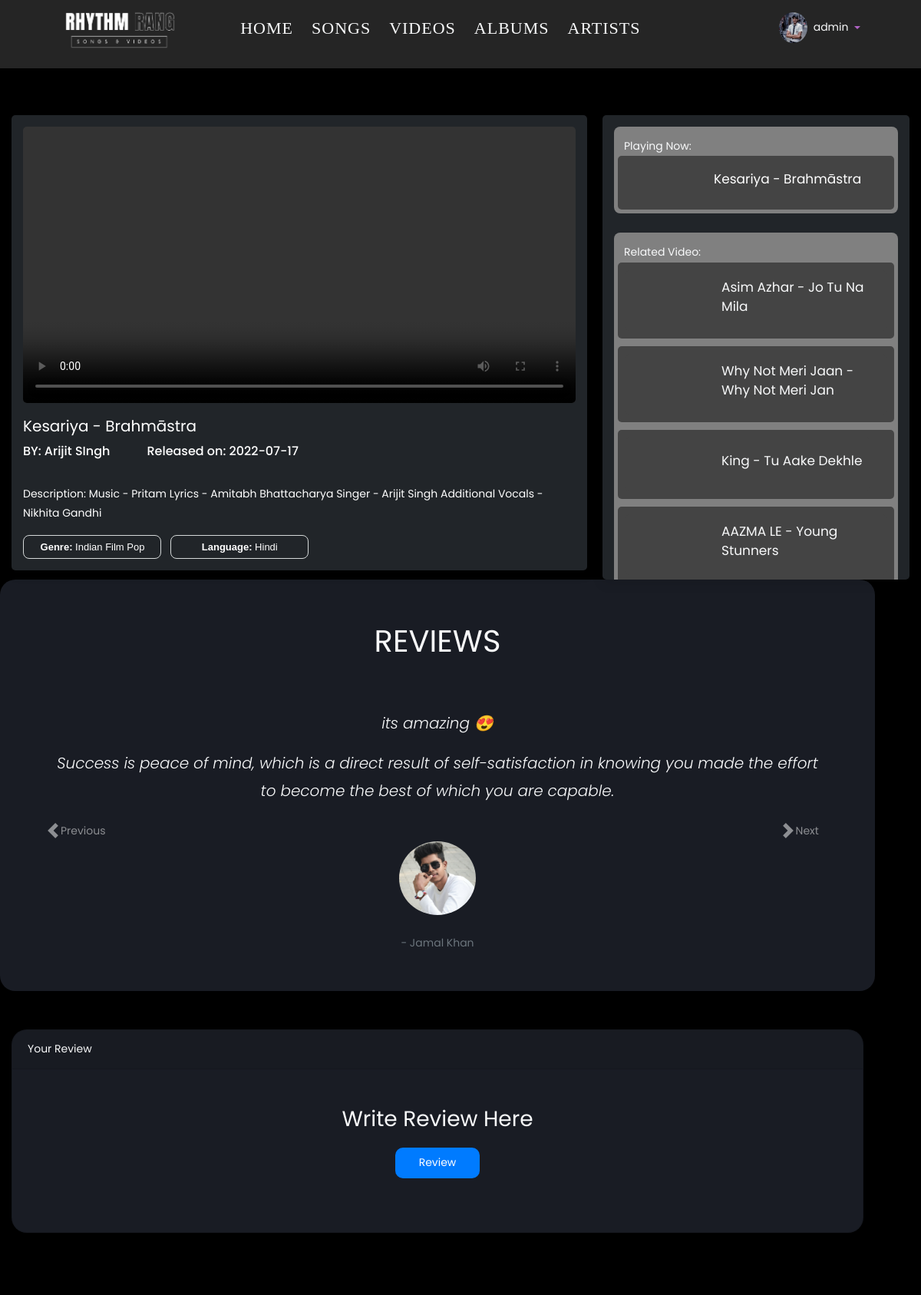
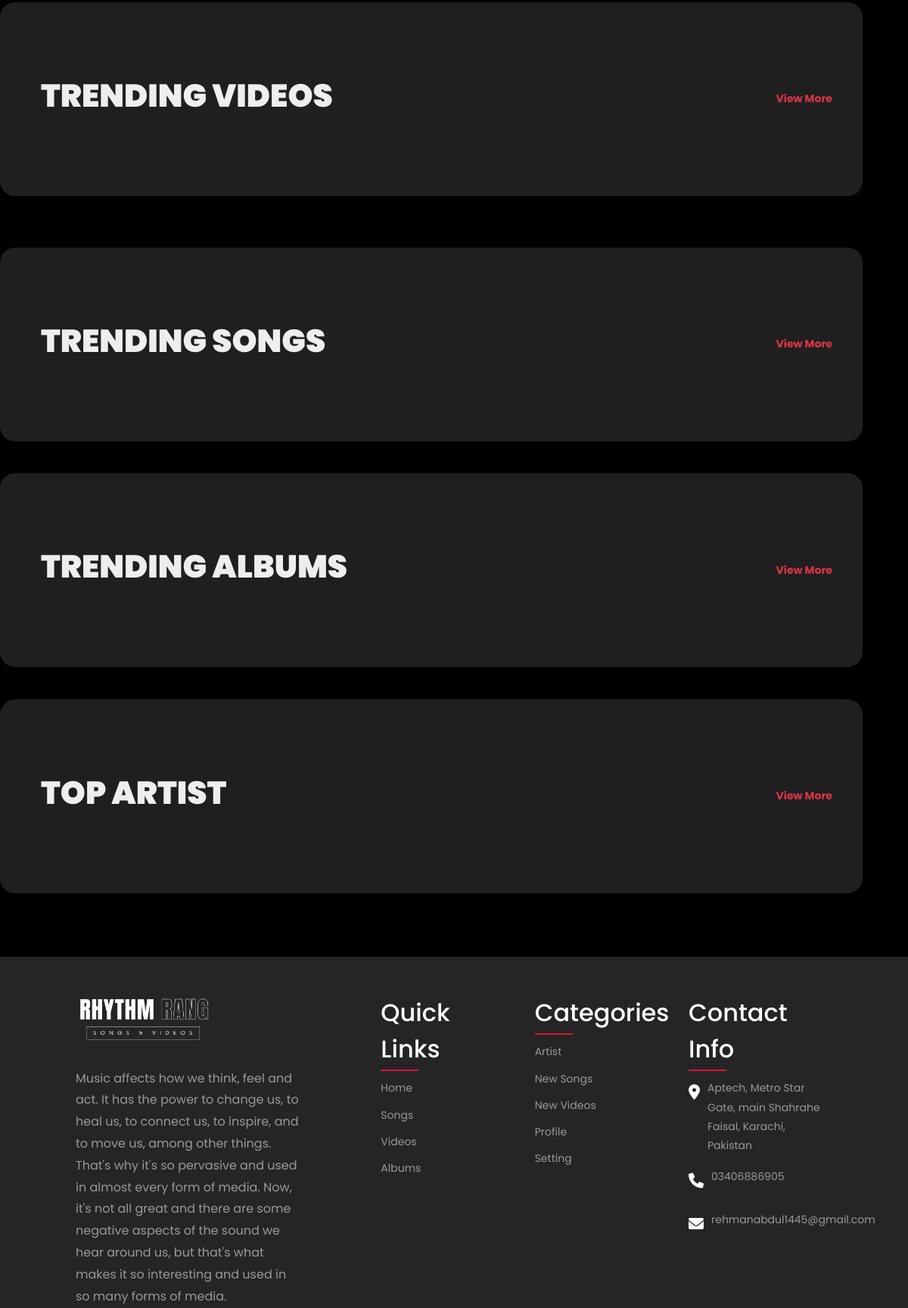
The app's page /user/playvideo.php?id=27 (signed in, upper part) with its own data (2 pictures, top to bottom).
### tables this page shows
CREATE TABLE `video` (
  `id` int(11) NOT NULL,
  `image` varchar(250) NOT NULL,
  `video` varchar(250) NOT NULL,
  `title` varchar(250) NOT NULL,
  `description` varchar(1000) NOT NULL,
  `date` text NOT NULL,
  `artist` varchar(250) NOT NULL,
  `genre` varchar(250) NOT NULL,
  `language` varchar(250) NOT NULL
);

### user/playvideo.php (the view, shortened to what this page needs)
<?php
include "header-footer/header.php";
include "../admin2/pages/config.php";
$select_6 = "SELECT * FROM video ORDER BY RAND(time_to_sec(current_time()) / 10) LIMIT 12";
$select_run_6 = mysqli_query($conn, $select_6);
if (isset($_GET["id"])) {
    $idget = $_GET["id"];
    $select = "SELECT * FROM `video` WHERE `id` = $idget";
    $select_run = mysqli_query($conn, $select);
    if ($select_run) {
        while ($row = mysqli_fetch_assoc($select_run)){
            $title = $row["title"];
        }
    } else {
        echo "Error";
    }
} else {
echo "";
}
?>
<link rel="stylesheet" href="css/css/owl.carousel.min.css">
<link rel="stylesheet" href="css/css/owl.theme.default.min.css">
<link rel="stylesheet" href="css/css/style.css">
<link rel="stylesheet" href="css/textanimation.css">
    <link
      rel="stylesheet"
      href="https://cdn.jsdelivr.net/npm/bootstrap-icons@1.9.1/font/bootstrap-icons.css"
    />
<link rel="stylesheet" href="css/video.css">
<div class="containeeer container" style="margin-top: 150px;">
<?php
if (isset($_GET["id"])) {
    $idget = $_GET["id"];
    $select = "SELECT * FROM `video` WHERE `id` = $idget";
    $select_run = mysqli_query($conn, $select);
    if ($select_run) {
        while ($row = mysqli_fetch_assoc($select_run)){
            $video = $row["video"];
            $title = $row["title"];
            $artist = $row["artist"];
            $genre = $row["genre"];
            $language = $row["language"];
            $date = $row["date"];
            $description = $row["description"];
        }
    } else {
        echo "Error";
    }
?>
   <div class="main-video-container">
      <video src="../admin2/pages/videofile/<?php echo $video ?>" loop controls class="main-video"></video>
      <h3 class="main-vid-title"><?php echo $title ?></h3>
      <div style="display: flex;">
      <h6>BY: <?php echo $artist ?></h6>
      <h6 class="ml-5">Released on: <?php echo $date ?></h6>
      </div><br>
      <p>Description: <?php echo $description ?></p>
      <button class="button-13 mr-2" disabled role="button"><b>Genre: </b> <?php echo $genre ?></button>
        <button class="button-13 mr-2" disabled role="button"><b>Language: </b> <?php echo $language ?></button>
   </div>
<?php
} else {
echo "";
} ?>
   <div class="video-list-container">
<?php
if (isset($_GET["id"])) {
    $idget = $_GET["id"];
    $select = "SELECT * FROM `video` WHERE `id` = $idget";
    $select_run = mysqli_query($conn, $select);
    if ($select_run) {
        while ($row = mysqli_fetch_assoc($select_run)){
            $video = $row["video"];
            $title = $row["title"];
        }
    } else {
        echo "Error";
    }
?>
   <div style="background-color: grey; border-radius: 8px; padding: 5px;">
      <p class="text-light mt-2 ml-2 mb-0">Playing Now:</p>
      <div class="list active">
         <video src="../admin2/pages/videofile/<?php echo $video ?>" class="list-video"></video>
         <h3 class="list-title"><?php echo $title ?></h3>
      </div>
   </div>
<br>
<?php
} else {
echo "";
} ?>
  <div style="background-color: grey; border-radius: 8px; padding: 5px;">
      <p class="text-light mt-2 ml-2 mb-0">Related Video:</p>
         <?php $i = 1;
            while ($row = mysqli_fetch_assoc($select_run_6)) { ?>
      <div class="list">
         <a href="playvideo.php?id=<?php echo $row["id"] ?>" class="list">
         <video src="../admin2/pages/videofile/<?php echo $row["video"] ?>" class="list-video"></video>
         <h3 class="list-title text-light"><?php echo $row["title"] ?></h3>
      </a>
      </div>
           <?php $i++;
           } ?>
 </div>
   </div>
</div>
<section style="background-color: #191c24; border-radius: 20px;" class="container">
                                    <div class="row text-center">
                                        <div class="col-md-12"><br><br>
                                          <h1 class="text-light">REVIEWS</h1><br><br>
                                        <div id="carouselBasicExample" class="carousel slide carousel-dark" data-mdb-ride="carousel">
                                            <div class="carousel-inner">
                                            <div class="carousel-item active">
                                                <p class="lead font-italic mx-4 mx-md-5 text-light">
                                                    its amazing 😍
                                                </p>
                                                <p class="lead font-italic mx-4 mx-md-5 text-light">
                                                Success is peace of mind, which is a direct result of self-satisfaction in knowing you made the effort to become the best of which you are capable.
                                                </p>
                                                <div class="mt-5 mb-4">
                                                <img src="../user/images/random.jpg"
                                                    class="rounded-circle img-fluid shadow-1-strong" alt="smaple image" width="100"
                                                    height="100" />
                                                </div>
                                                <p class="text-muted mb-0 text-light">- Jamal Khan</p>
                                            </div>
                                            <button class="carousel-control-prev" style="background-color: transparent; border: none;" type="button" data-mdb-target="#carouselBasicExample"
                                            data-mdb-slide="prev">
                                            <span class="carousel-control-prev-icon" aria-hidden="true"></span>
                                            <span class="visually-hidden">Previous</span>
                                            </button>
                                            <button class="carousel-control-next" style="background-color: transparent; border: none;" type="button" data-mdb-target="#carouselBasicExample"
                                            data-mdb-slide="next">
                                            <span class="carousel-control-next-icon" aria-hidden="true"></span>
                                            <span class="visually-hidden">Next</span>
                                            </button>
                                        </div><br><br>
                                        </div>
                                        </div>
                                        </section>
<br><br>
<div class="container" >
    	<div class="card" style="background-color: #191c24; border-radius: 20px;">
    		<div class="card-header text-light">Your Review</div>
    		<div class="card-body">
          <div style="display: flex; justify-content: center; align-items: center;">
        <div class="col-sm-4 text-center" >
    					<h3 class="mt-4 mb-3 text-light">Write Review Here</h3>
              <button type="button" style="background-color: #007bff; color: white; border: none; border-radius: 10px; width: 110px; height: 40px;" data-mdb-toggle="modal" data-mdb-target="#exampleModal">Review</button>
          </div><br><br>
            </div><br><br>
    		</div>
    	</div>
    </div>
<br><br><br><br>
<section class="ftco-section">
			<div class="container" style="background-color: #1f1f1f; padding: 40px; border-radius: 20px;">
            <div class="iq-card">
            <div class="iq-card-header d-flex justify-content-between">
            <div class="iq-header-title">
                <div id="wrapper">
                  <div id="container">
                      <h1 class="title-textt">TRENDING VIDEOS</h1>
                  </div>
              </div>
                <br>
            </div>
            <div class="d-flex align-items-center iq-view">
                <b><a href="videos.php" class="mb-0 text-danger">View More</a></b>
            </div>
            </div>
			</div>
		</section>
<br><br><br><br>
<section class="ftco-section">
			<div class="container" style="background-color: #1f1f1f; padding: 40px; border-radius: 20px;">
            <div class="iq-card">
            <div class="iq-card-header d-flex justify-content-between">
            <div class="iq-header-title">
                <div id="wrapper">
                  <div id="container">
                      <h1 class="title-textt">TRENDING SONGS</h1>
                  </div>
              </div>
                <br>
            </div>
            <div class="d-flex align-items-center iq-view">
                <b><a href="songs.php" class="mb-0 text-danger">View More</a></b>
            </div>
            </div>
			</div>
		</section>
<br><br><br>
<section class="ftco-section">
			<div class="container" style="background-color: #1f1f1f; padding: 40px; border-radius: 20px;">
            <div class="iq-card">
            <div class="iq-card-header d-flex justify-content-between">
            <div class="iq-header-title">
                <div id="wrapper">
                  <div id="container">
                      <h1 class="title-textt">TRENDING ALBUMS</h1>
                  </div>
              </div>
                <br>
            </div>
            <div class="d-flex align-items-center iq-view">
                <b><a href="album.php" class="mb-0 text-danger">View More</a></b>
            </div>
            </div>
			</div>
		</section>
<br><br><br>
<section class="ftco-section">
			<div class="container" style="background-color: #1f1f1f; padding: 40px; border-radius: 20px;">
            <div class="iq-card">
            <div class="iq-card-header d-flex justify-content-between">
            <div class="iq-header-title">
                <div id="wrapper">
                  <div id="container">
                      <h1 class="title-textt">TOP ARTIST</h1>
                  </div>
              </div>
                <br><br><br>
            </div>
            <div class="d-flex align-items-center iq-view">
                <b><a href="artist.php" class="mb-0 text-danger">View More</a></b>
            </div>
            </div>
			</div>
		</section>
<br><br><br><br>
<?php
include "header-footer/footer.php";
?>

### user/css/textanimation.css (style rules this page uses)
#wrapper { margin-left: auto; margin-right: auto; max-width: 80em; }
#container { display: flex; flex-direction: column; float: left; justify-content: center; min-height: 22vh; padding: 1em; width: 100%; }
.title-textt { animation: text-shadow 1.5s ease-in-out infinite; font-size: 3em; font-weight: 900; line-height: 1; color: #eee; }

### user/css/video.css (style rules this page uses)
.containeeer { max-width: 1200px; margin:100px auto; display: flex; flex-wrap: wrap; align-items: flex-start; gap:20px; }
.containeeer .main-video-container { flex:1 1 700px; border-radius: 5px; box-shadow: 0 5px 15px rgba(0,0,0,.1); background-color: #212529; color: #fff; padding:15px; }
.containeeer .main-video-container .main-video { margin-bottom: 7px; border-radius: 5px; width: 100%; }
.containeeer .main-video-container .main-vid-title { font-size: 20px; color:#fff; }
.containeeer .video-list-container { flex:1 1 350px; height: 605px; overflow-y: scroll; border-radius: 5px; box-shadow: 0 5px 15px rgba(0,0,0,.1); background-color: #212529; padding:15px; }
.containeeer .video-list-container .list { display: flex; align-items: center; gap:15px; padding:10px; background-color: #444; cursor: pointer; border-radius: 5px; margin-bottom: 10px; }
.containeeer .video-list-container .list .list-title { color: #fff; }
.containeeer .video-list-container .list:last-child { margin-bottom: 0; }
.containeeer .video-list-container .list.active { background-color: #444; }
.containeeer .video-list-container .list.active .list-title { color:#fff; }
.container .video-list-container .list .list-video { width: 100px; border-radius: 5px; }
.containeeer .video-list-container .list .list-title { font-size: 17px; color:#444; }
@media (max-width:1200px) { .container { margin:0; } }
.button-13 { background-color: #212529; border: 1px solid #d5d9d9; border-radius: 8px; box-sizing: border-box; color: #fff; cursor: pointer; display: inline-block; font-family: "Amazon Ember",sans-serif; font-size: 13px; line-height: 29px; padding: 0 10px 0 11px; position: relative; text-align: center; text-decoration: none; user-select: none; -webkit-user-select: none; touch-action: manipulation; vertical-align: middle; width: 180px; }

### user/css/variable.css (style rules this page uses)
:root { --iq-title-text: #222428; --iq-body-text:#4a525f; --iq-body-header:#FBFCFF; --iq-body-bg: #ffffff; --iq-primary: #ff4545; --iq-secondary: #a09e9e; --iq-success: #1ee2ac; --iq-warning: #ffdd31; --iq-danger: #ff7750; --iq-info: #00d0ff; --iq-dark: #01041b; --iq-light: #ccced2; --iq-black: #4a525f; --iq-gray: #c2c2c2; --iq-close: #ff4e4e; --iq-search: #b4a4ff; --iq-light-primary: #fcd9d8; --iq-light-secondary: #f1f2f1; --iq-light-success: #e1fff7; --iq-light-danger: #ffe4dc; --iq-light-warning: #fefaee; --iq-light-info: #f4f0ff; --iq-light-dark: #f0efef; --iq-light-close: #ffdbdb; --iq-light-menu: #9f8bf6; --iq-light-search: #5b43c7; --iq-light-hover: #b8b9bc; --iq-primary-hover: #fa3a3a; --iq-secondary-hover: #5b5959; --iq-success-hover: #0ce1a6; --iq-danger-hover: #f9663c; --iq-warning-hover: #ffdb23; --iq-info-hover: #03b6de; --iq-dark-hover: #00020f; --iq-border-light: #DFDFDF; --iq-border-danger: #ff9273; --iq-light-card: #ffffff; --iq-primary-rgb: 100, 114, 248; --iq-border-radius:0px 15px; --iq-bg-gray:#f8f8fd; --iq-hover:#ea0f0f; --iq-color1: #4e37b2; --iq-color2: #02d871; --iq-color3: #309cf3; --iq-color4: #ff00ff; --iq-color5: #fb1f4c; --iq-color6: #00ced1; --iq-color7: #f35f3b; --iq-color8: #fde117; --iq-color9: #ff0000; --iq-color10: #88028c; --iq-color11: #00d5ab; --iq-color12: #ce9252; --iq-color13: #f9ae02; --iq-color14: #1e7fe4; --iq-color15: #006400; --iq-color16: #fa7c04; --iq-color17: #81bf02; --iq-color18: #99a7ca; --iq-color19: #3d2a26; --iq-color20: #a0746b; }

### records on screen
video: title "Kesariya - Brahmāstra", artist "Arijit SIngh", date "2022-07-17", description "Music - Pritam Lyrics - Amitabh Bhattacharya Singer - Arijit Singh Additional Vocals - Nikhita Gandhi", genre "Indian Film Pop", language "Hindi"
video: title "Asim Azhar - Jo Tu Na Mila"
video: title "Why Not Meri Jaan - Why Not Meri Jan"
video: title "King - Tu Aake Dekhle"
video: title "AAZMA LE - Young Stunners"

### other values on screen
$_SESSION['user']['name'] "admin"
